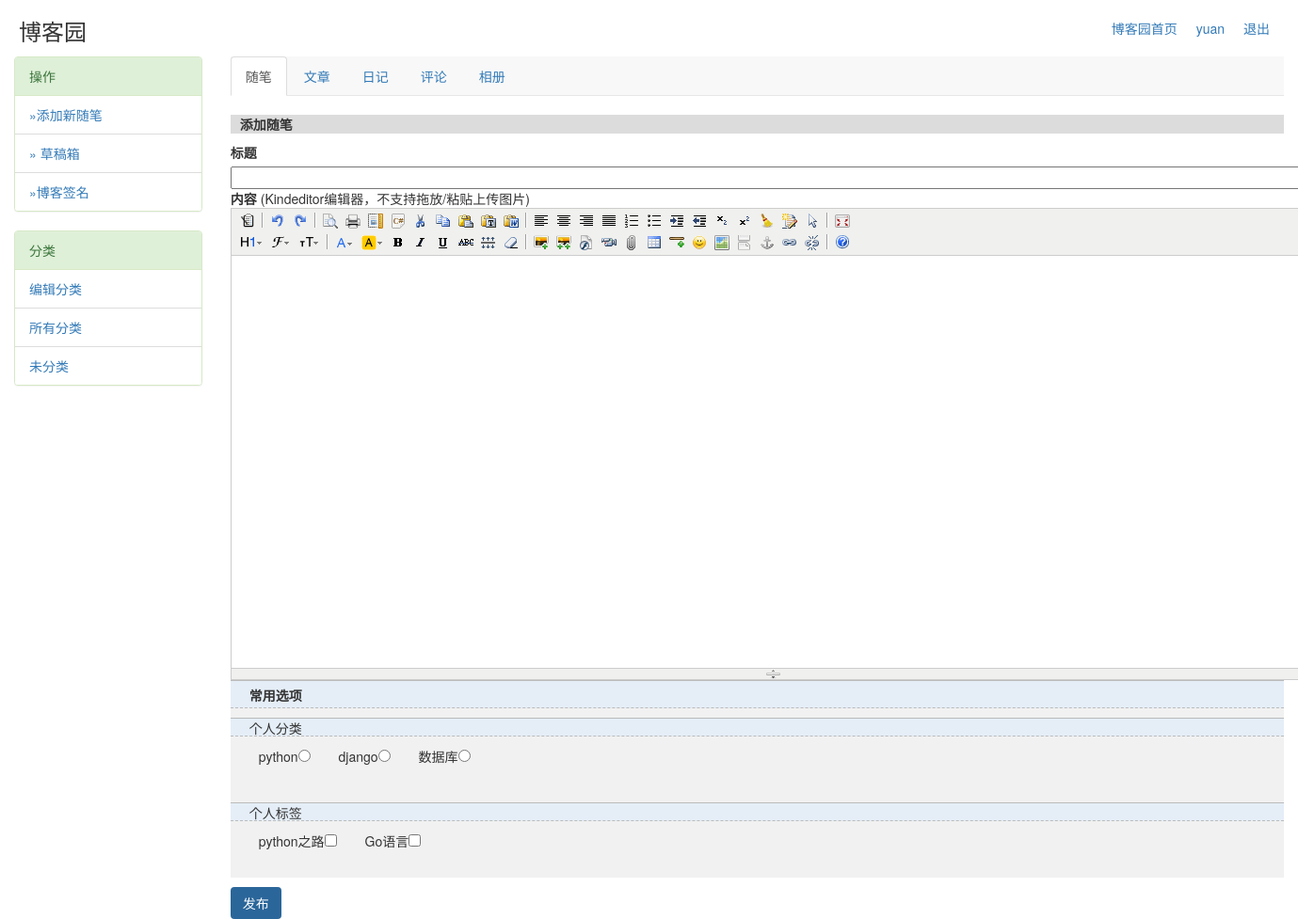
The app's page /add_article/ (signed in) with its own data.
### blog/models.py (models this page shows, shortened)
class UserInfo(AbstractUser): #用户信息表
    nid = models.AutoField(primary_key=True)
    tel = models.CharField(max_length=11,null=True,unique=True)
    avatar = models.FileField(upload_to='avatars/',default='avatars/default.png')
    create_time = models.DateTimeField(verbose_name='创建时间',auto_now_add=True)
    blog = models.OneToOneField(to='Blog',to_field='nid',null=True,on_delete=models.CASCADE)

class Category(models.Model): #个人文章分类表
    nid = models.AutoField(primary_key=True)
    title = models.CharField(verbose_name='分类标题',max_length=64)
    blog = models.ForeignKey(verbose_name='所属博客',to='Blog',to_field='nid',on_delete=models.CASCADE)

class Tag(models.Model): #个人文章标签表
    nid = models.AutoField(primary_key=True)
    title = models.CharField(verbose_name='标签标题',max_length=64)
    blog = models.ForeignKey(verbose_name='所属博客',to='Blog',to_field='nid',on_delete=models.CASCADE)

### blog/views.py (the view)
# urls.py: path('add_article/',views.add_article),
def add_article(request):
    if request.method == 'POST':
        title = request.POST.get('title')
        content = request.POST.get('content')
        user = request.user
        category_pk = request.POST.get('category')
        tag_pk_list = request.POST.getlist('tag')
        from bs4 import BeautifulSoup #解析模块
        soup = BeautifulSoup(content,'html.parser') #实例化一个soup对象，解析器html.parser
        for tag in soup.find_all():
            if tag.name =='script':
                tag.decompose()
        desc=soup.text[1:150]
        article_obj = Article.objects.create(title=title,content=str(soup),user=user,category_id=category_pk,desc=desc)
        for tag_pk in tag_pk_list:
            Article2Tag.objects.create(article_id=article_obj.pk,tag_id=tag_pk)
        return redirect('/backend/')
    else:
        blog = request.user.blog
        category_list = Category.objects.filter(blog=blog)
        tag_list = Tag.objects.filter(blog=blog)
        return render(request,'backend/add_article.html',{'category_list':category_list,'tag_list':tag_list})

### templates/backend/add_article.html (shortened to what this page needs)
{% extends 'backend/backend_base.html' %}
{% block content %}
    <form action="" method="post">
        <div class="add">
            <span>添加随笔</span>
        </div>
        <div>
            <label class="add_p">标题</label>
            <input type="text" size="150" name="title">
        </div>
        <div class="content">
            <span style="font-weight: bold">内容</span>
            <span>(Kindeditor编辑器，不支持拖放/粘贴上传图片)</span>
            <div>
            </div>
        </div>
        <div class="foot">
            <div class="option"><span>常用选项</span></div>
            <div>
                <div class="cate_title"><span>个人分类</span></div>
                <ul class="cate_list">
                    {% for category in category_list %}
                     <li class="category_list">{{ category.title }}<input type="radio" name="category" value="{{ category.pk }}"></li>
                    {% endfor %}
                </ul>
            </div>
            <div>
                <div class="tag_title"><span>个人标签</span></div>
                <ul class="tag">
                    {% for tag in tag_list %}
                     <li class="tag_list">{{ tag.title }}<input type="checkbox" name="tag" value="{{ tag.pk }}"></li>
                    {% endfor %}
            </ul>
            </div>
        </div>
        <input type="submit" value="发布" class="btn">
    </form>
{% endblock %}

### templates/backend/backend_base.html (shortened to what this page needs)
<!DOCTYPE html>
<html lang="en">
<head>
    <link rel="stylesheet" href="/static/bootstrap-3.3.7-dist/css/bootstrap.css">
    <link rel="stylesheet" href="/static/css/add_article.css">
</head>
<body>
    <div class="header">
        <div class="header_left">
            <h3>博客园</h3>
        </div>
        <div class="header_right">
            <ul class="header_right_ul">
                <li><a href="/index/">博客园首页</a></li>
                <li><a href="/{{ request.user.username }}/">{{ request.user.username}}</a></li>
                <li><a href="/logout/">退出</a></li>
            </ul>
        </div>
    </div>
    <div class="container-fluid">
        <div class="row">
            <div class="col-md-2">
                <div class="panel panel-success">
                     <div class="panel-heading">操作</div>
                        <ul class="list-group">
                            <li class="list-group-item"><a href="/add_article/">»添加新随笔</a></li>
                            <li class="list-group-item"><a href="">» 草稿箱</a></li>
                            <li class="list-group-item"><a href="">»博客签名</a></li>
                        </ul>
                </div>
                <div class="panel panel-success">
                     <div class="panel-heading">分类</div>
                        <ul class="list-group">
                            <li class="list-group-item"><a href="">编辑分类</a></li>
                            <li class="list-group-item"><a href="">所有分类</a></li>
                            <li class="list-group-item"><a href="">未分类</a></li>
                        </ul>
                </div>
            </div>
            <div class="col-md-10">
                <div>
                    <ul class="nav nav-tabs navbar-default" role="tablist">
                        <li role="presentation" class="active"><a href="#home"  aria-controls="home" role="tab" data-toggle="tab">随笔</a></li>
                        <li role="presentation"><a href="#article"  aria-controls="article" role="tab" data-toggle="tab">文章</a></li>
                        <li role="presentation"><a href="#diary" aria-controls="diary" role="tab" data-toggle="tab">日记</a></li>
                        <li role="presentation"><a href="#comment"  aria-controls="comment" role="tab" data-toggle="tab">评论</a></li>
                        <li role="presentation"><a href="#album"  aria-controls="album" role="tab" data-toggle="tab">相册</a></li>
                    </ul>
                </div>
                <div class="tab-content">
                    <div role="tabpanel" class="tab-pane active" id="home">
                        {% block content %}
                        {% endblock %}
                    </div>
                </div>
            </div>
        </div>
    </div>
</body>
</html>

### static/css/add_article.css (style rules this page uses)
.add { height: 20px; background-color:gainsboro; margin-top: 20px; margin-bottom: 10px; }
.add>span { margin-left: 10px; font-weight: bold; }
.add_p { font-weight: bold; }
.foot { background-color:#F1F1F1; }
.option { height: 30px; background-color: #E5EEF7; border-top: 1px solid #BBB; border-bottom: 1px dashed #BBB; line-height: 30px; }
.option>span { margin-left: 20px; font-weight: bold; }
.cate_title { height: 20px; background-color: #E5EEF7; border-top: 1px solid #BBB; border-bottom: 1px dashed #BBB; margin-top: 10px; }
.cate_title>span { margin-left: 20px; }
.cate_list { height: 60px; }
.category_list { list-style: none; float: left; margin-top: 10px; margin-left: 30px; }
.tag_title { height: 20px; background-color: #E5EEF7; border-top: 1px solid #BBB; border-bottom: 1px dashed #BBB; margin-top: 10px; }
.tag_title>span { margin-left: 20px; }
.tag { height: 60px; }
.tag_list { list-style: none; float: left; margin-top: 10px; margin-left: 30px; }
.btn { background-color:#2b669a; color: white; }

### templates/backend/backend_base.html (style rules this page uses)
* { margin: 0; padding: 0; }
.header { width: 100%; height: 60px; }
.header_left { float: left; }
.header_left h3 { margin-left: 20px; }
.header_right { float: right; }
.header_right .header_right_ul { margin-right: 30px; line-height: 60px; }
.header_right li { float: left; list-style: none; margin-left: 20px; }

### records on screen
UserInfo: user.username "yuan"
Category: title "python"
Category: title "django"
Category: title "数据库"
Tag: title "python之路"
Tag: title "Go语言"
